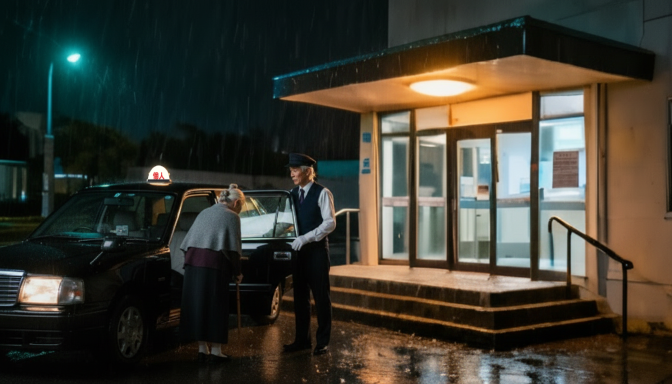
#> input picture assets/portraits/untenshu-keyframes/S03a-1.png, 1344 x 768 px (shown at 1/2 size)
$ python -i make_thumbnail_untenshu_a_final.py   (imports and definitions only)
#> lines starting #> are read from the running program, lines starting #| are printed output that depends on the picture; after the words box and inside, x2 and y2 are one past the last pixel; in counts of white or black regions, pixels touching at a corner belong together
#> further down, picture is the input picture: PIL image 1344x768 RGB; mean R, G, B 61, 58.9, 48.8
#!/usr/bin/env python3
"""『運転手のくせに』 썸네일 A안 최종(고니감독님 제작본 기반, 무과금·로컬).
고니감독님 썸네일의 왼쪽(글자·배경·번개)은 그대로 두고, 번개 오른쪽 인물 영역을 본편 인물로 다시 합성한다.
  부장 = 大塚(S18f 공황 + 로컬 홍조·식은땀·빨간 넥타이·회색 스트라이프), 회장 = 黒田(S17c: 백발 올백·흰 콧수염·남색 정장·보라 넥타이)
  말풍선 「違うんです!!」(세로) 다시 그림, 「部長の末路」 박스는 재생 시간 표시 위로 올림, 1280x720 JPG.
사용법: make_thumbnail_untenshu_a_final.py
"""
import math
import os
import random

import numpy as np
from PIL import Image, ImageDraw, ImageEnhance, ImageFilter, ImageFont

ROOT = os.path.dirname(os.path.dirname(os.path.abspath(__file__)))
K = os.path.join(ROOT, "assets", "portraits", "untenshu-keyframes")
TH = os.path.join(ROOT, "assets", "thumbnails", "untenshu")
GOTH = os.path.join(ROOT, "scripts", "fonts", "ZenMaruGothic-Black.ttf")
W, H = 1984, 1116          # 고니감독님 원본(16:9 크롭) 좌표


def kf(n):
    return Image.open(os.path.join(K, f"{n}-1.png")).convert("RGB")


# [19 lines left out: functions place, speed_lines, not called in this run]


def flush_and_sweat(im, seed=5):
    """얼굴 피부만 벌겋게(피부색 마스크 × 얼굴 타원) + 작은 식은땀 방울·흘러내린 자국·번들거림."""
#> called with seed = 5
    a = np.array(im).astype(float)
    r, g, b = a[..., 0], a[..., 1], a[..., 2]
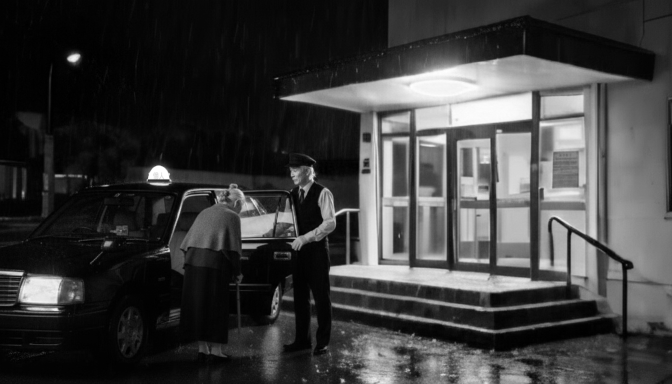
#> r: shape (768, 1344) float64 (shown at 1/2 size); min 0, max 255, mean 61
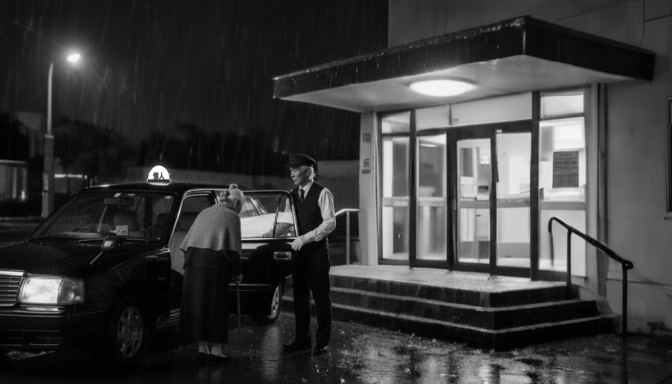
#> g: shape (768, 1344) float64 (shown at 1/2 size); min 0, max 255, mean 58.9
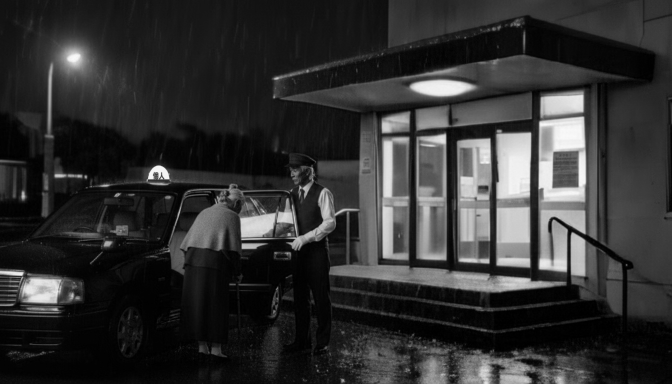
#> b: shape (768, 1344) float64 (shown at 1/2 size); min 0, max 250, mean 48.8
    skin = ((r > 70) & (r > g * 1.05) & (r > b * 1.15)).astype(float)
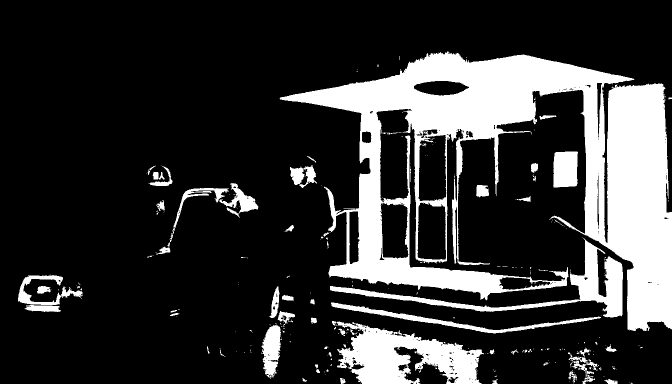
#> skin: shape (768, 1344) float64 (shown at 1/2 size); values 0 (black) and 1 (white), 20.8% white; 297 white regions (231 under 20 px), largest, box (x1, y1, x2, y2) and area: (559, 103, 1344, 662) 157300, (674, 643, 968, 768) 20072, (660, 475, 1246, 635) 12290
    face = Image.new("L", im.size, 0); ImageDraw.Draw(face).ellipse((1150, 470, 1450, 790), fill=255)
#> after `face = Image.new('L', im.size, 0)`: face: PIL image 1344x768 L; every value is 0
#> after `ImageDraw.Draw(face).ellipse((1150, 470, 1450, 790), fill=255)`:
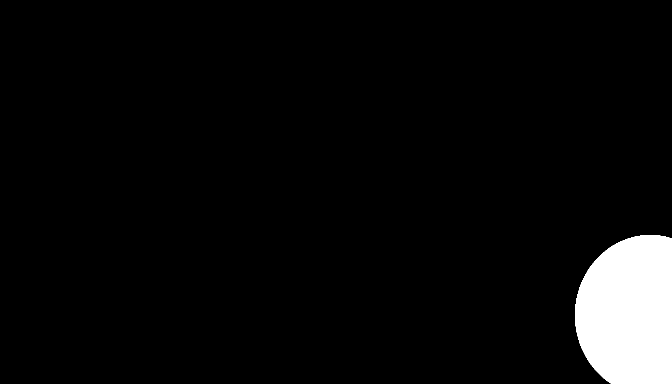
#> face: PIL image 1344x768 L (shown at 1/2 size); 4.8% white; 1 white region, box (x1, y1, x2, y2) and area: (1150, 470, 1344, 768) 49575
    m = np.array(face.filter(ImageFilter.GaussianBlur(35))).astype(float) / 255 * skin
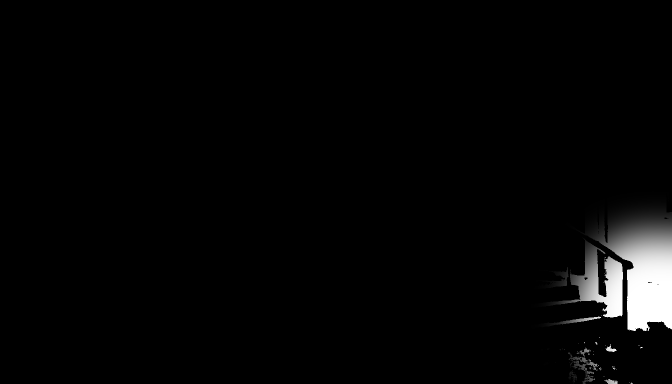
#> m: shape (768, 1344) float64 (shown at 1/2 size); min 0, max 1, mean 0.023
    m = np.array(Image.fromarray((m * 255).astype("uint8")).filter(ImageFilter.GaussianBlur(4))).astype(float) / 255
    k = 0.75
    a[..., 0] = r + (np.minimum(255, r * 1.18 + 40) - r) * m * k
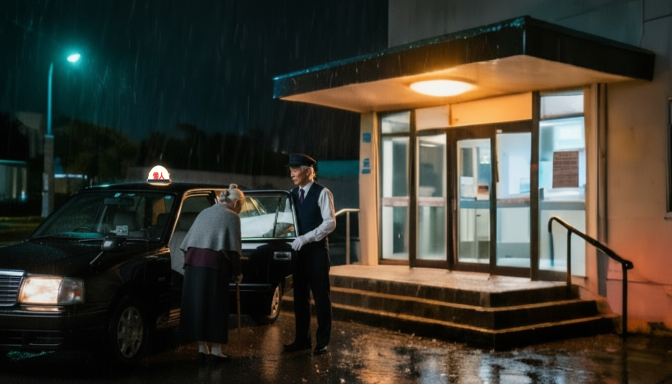
#> a: shape (768, 1344, 3) float64 (shown at 1/2 size); mean R, G, B 62, 58.9, 48.8
    a[..., 1] = g + (g * 0.62 - g) * m * k
    a[..., 2] = b + (b * 0.55 - b) * m * k
    out = Image.fromarray(np.clip(a, 0, 255).astype("uint8")).convert("RGBA")
    rnd = random.Random(seed)
    lay = Image.new("RGBA", im.size, (0, 0, 0, 0)); d = ImageDraw.Draw(lay)
#> after `lay = Image.new('RGBA', im.size, (0, 0, 0, 0))`: lay: PIL image 1344x768 RGBA; every value is 0
    spots = [(1215, 528), (1248, 520), (1282, 516), (1318, 519), (1352, 527), (1386, 538), (1232, 548), (1300, 545),
             (1370, 556), (1176, 585), (1424, 590), (1172, 640), (1428, 648), (1300, 640), (1205, 690), (1400, 700),
             (1265, 538), (1335, 541)]
    for i, (x, y) in enumerate(spots):
        x += rnd.uniform(-4, 4); y += 26 + rnd.uniform(-4, 4)
        rr = rnd.uniform(4.0, 6.5); hh = rr * rnd.uniform(1.3, 1.8)
        if i % 3 == 0:
            ln = rnd.uniform(18, 34)
            d.line([(x, y - ln), (x, y)], fill=(255, 235, 225, 28), width=int(rr * 1.4))
        d.ellipse((x - rr, y - hh, x + rr, y + hh), fill=(120, 40, 30, 70))
        d.ellipse((x - rr * 0.8, y - hh * 0.8, x + rr * 0.8, y + hh * 0.85), fill=(255, 230, 220, 60))
        d.ellipse((x - rr * 0.5, y - hh * 0.65, x - rr * 0.05, y - hh * 0.2), fill=(255, 255, 255, 230))
    out.alpha_composite(lay.filter(ImageFilter.GaussianBlur(0.6)))
    sh = Image.new("L", im.size, 0); sd = ImageDraw.Draw(sh)
    sd.ellipse((1240, 505, 1360, 545), fill=55); sd.ellipse((1285, 600, 1315, 680), fill=45)
    out = Image.composite(Image.new("RGBA", im.size, (255, 236, 225, 255)), out, sh.filter(ImageFilter.GaussianBlur(14)))
    return out.convert("RGB")


# [82 lines left out: function main, not called in this run]


# [2 lines not run here, left out]

>>> from PIL import Image
>>> picture = Image.open('../assets/portraits/untenshu-keyframes/S03a-1.png')
>>> result = flush_and_sweat(picture)

$ run again, on deliveries/thumbnails/chika-thumb-C.jpg
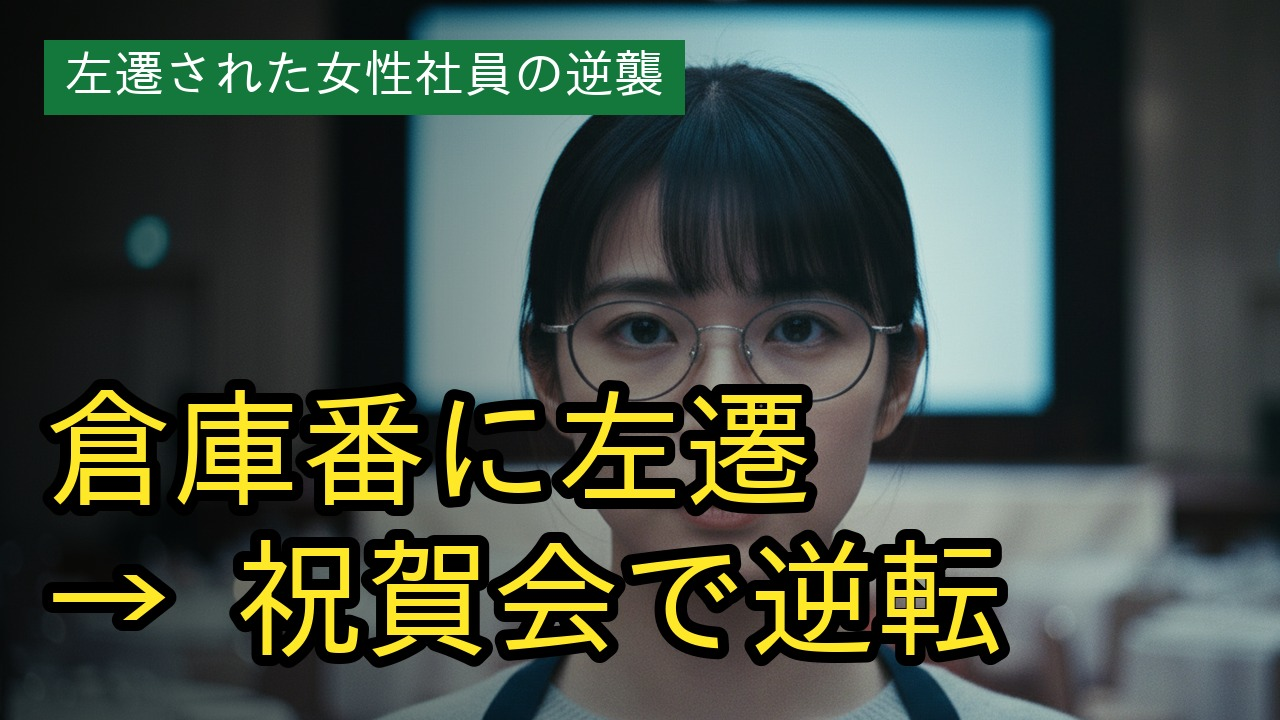
#> input picture deliveries/thumbnails/chika-thumb-C.jpg, 1280 x 720 px
#> picture is the input picture: PIL image 1280x720 RGB; mean R, G, B 68.8, 80, 68.1
#> in flush_and_sweat, `skin = ((r > 70) & (r > g * 1.05) & (r > b * 1.15)).astype(float)`:
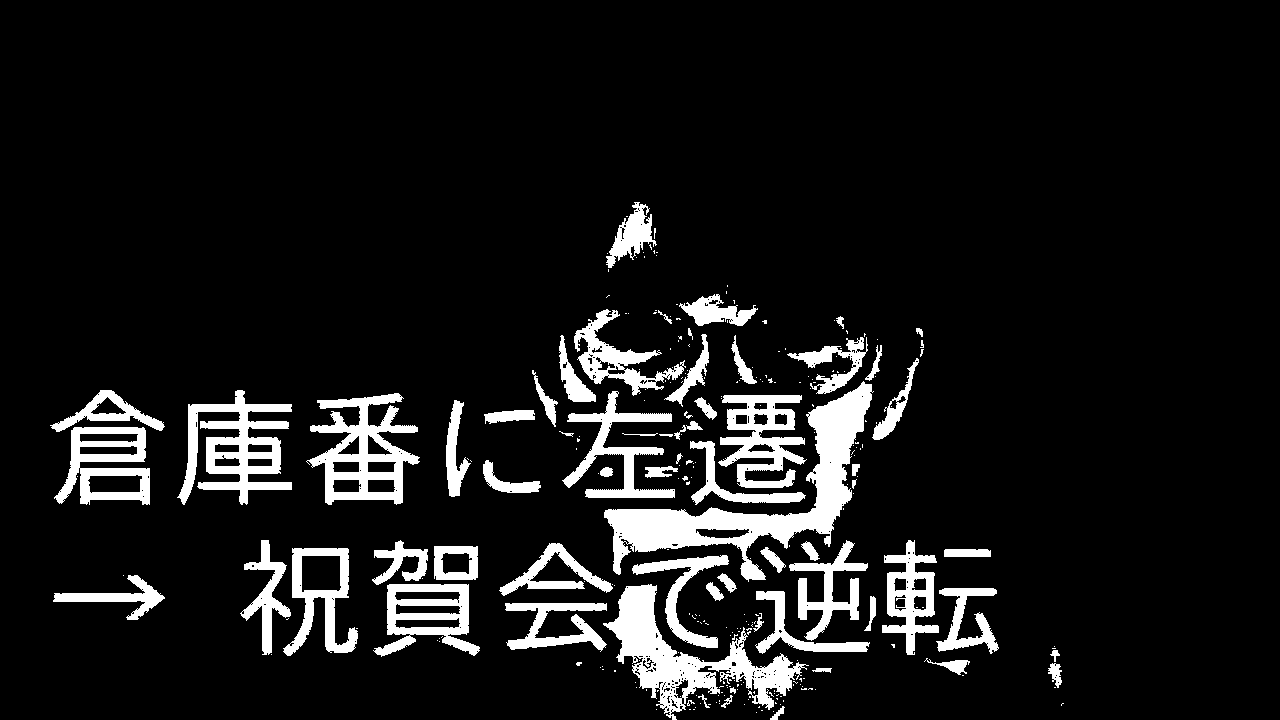
#> skin: shape (720, 1280) float64; values 0 (black) and 1 (white), 9.6% white; 283 white regions (216 under 20 px), largest, box (x1, y1, x2, y2) and area: (604, 381, 874, 582) 12019, (603, 584, 809, 720) 8123, (177, 390, 292, 505) 5651
#> face: PIL image 1280x720 L; every value is 0
#> in flush_and_sweat, `ImageDraw.Draw(face).ellipse((1150, 470, 1450, 790), fill=255)`:
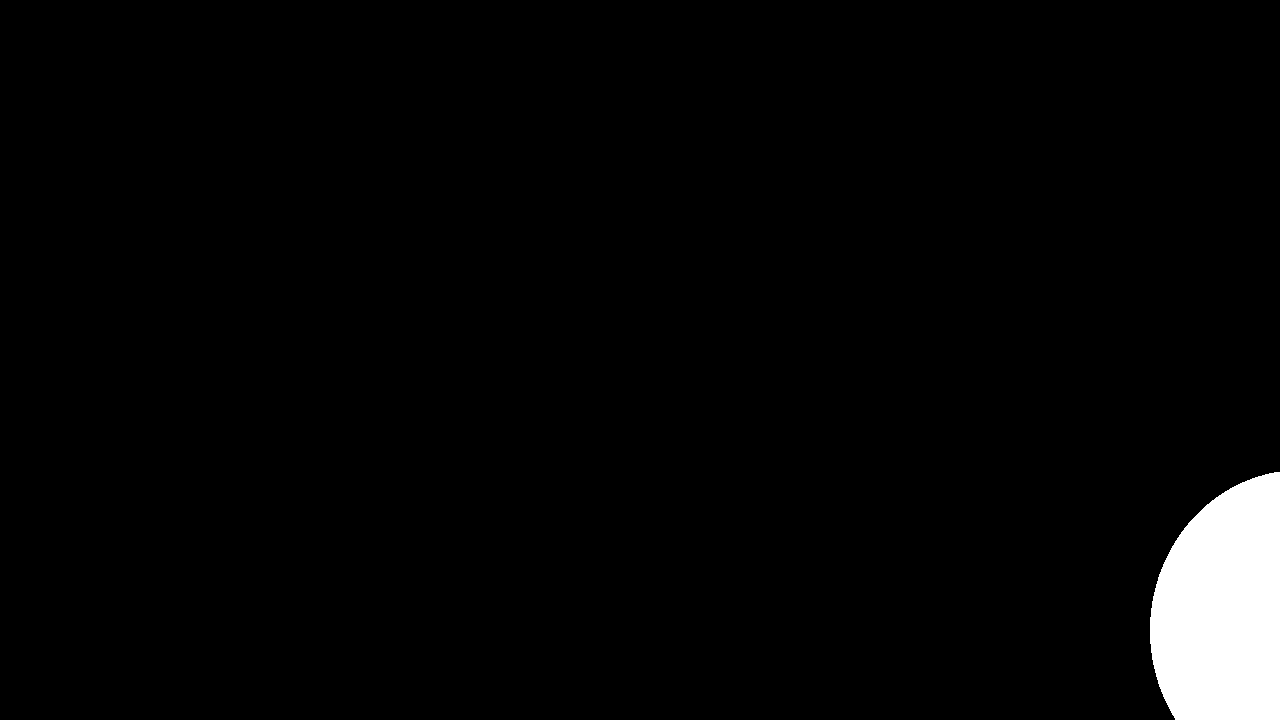
#> face: PIL image 1280x720 L; 2.9% white; 1 white region, box (x1, y1, x2, y2) and area: (1150, 472, 1280, 720) 26574
#> m: shape (720, 1280) float64; every value is 0

$ run again, on productions/ashita-kara-ja/qa_host_candidates.jpg
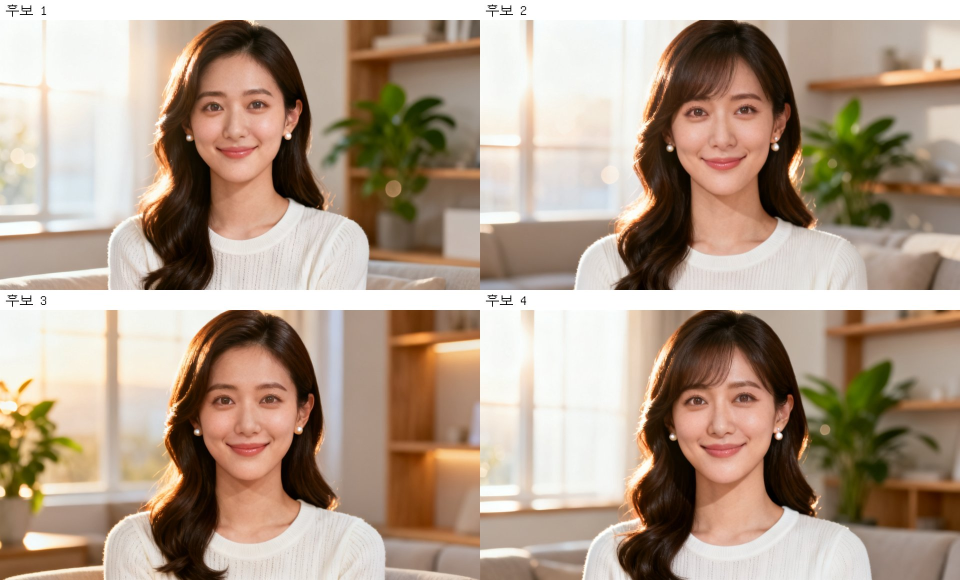
#> input picture productions/ashita-kara-ja/qa_host_candidates.jpg, 1920 x 1160 px (shown at 1/2 size)
#> picture is the input picture: PIL image 1920x1160 RGB; mean R, G, B 176.2, 156.4, 138.7
#> in flush_and_sweat, `skin = ((r > 70) & (r > g * 1.05) & (r > b * 1.15)).astype(float)`:
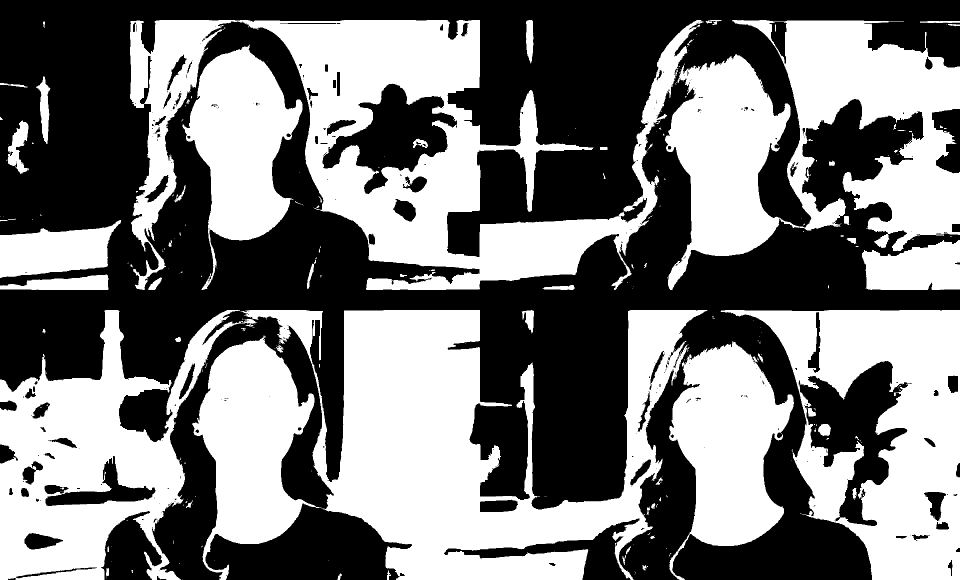
#> skin: shape (1160, 1920) float64 (shown at 1/2 size); values 0 (black) and 1 (white), 47.8% white; 292 white regions (223 under 20 px), largest, box (x1, y1, x2, y2) and area: (384, 620, 1415, 1160) 278716, (260, 40, 1405, 580) 208583, (1330, 40, 1920, 580) 160175
#> face: PIL image 1920x1160 L; every value is 0
#> face: PIL image 1920x1160 L; 3.4% white; 1 white region, box (x1, y1, x2, y2) and area: (1150, 470, 1451, 791) 75837
#> in flush_and_sweat, `m = np.array(face.filter(ImageFilter.GaussianBlur(35))).astype(float) ..`:
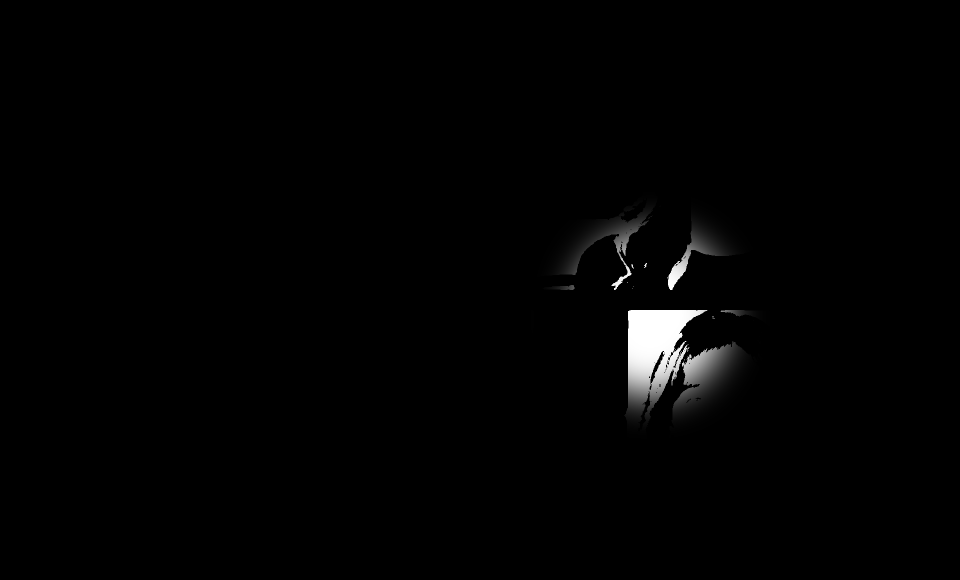
#> m: shape (1160, 1920) float64 (shown at 1/2 size); min 0, max 1, mean 0.0107
